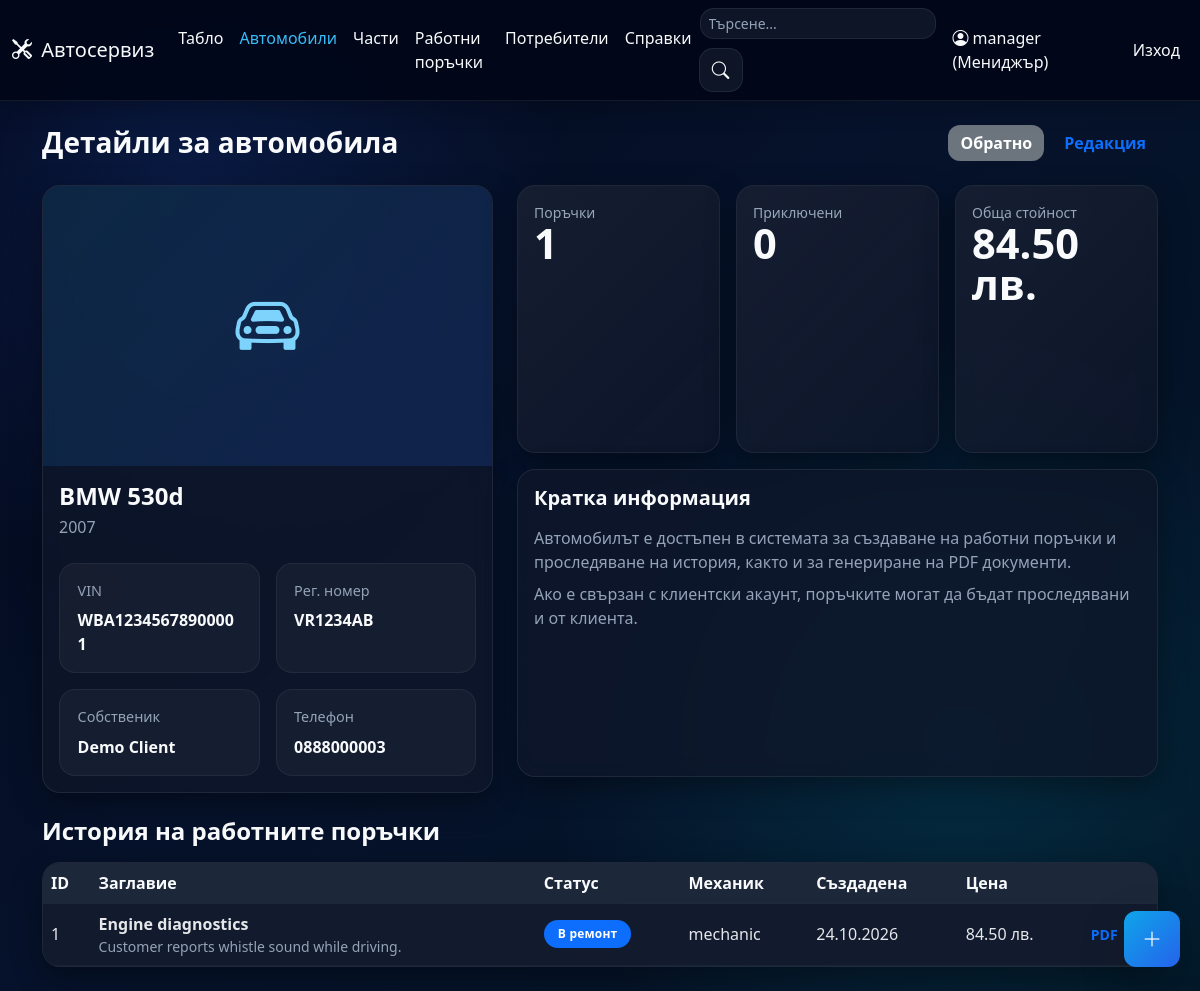
Page /cars/1 (signed in) on the committed database.
### app/models.py (models this page shows, shortened)
class User(UserMixin, db.Model):
    id = db.Column(db.Integer, primary_key=True)
    username = db.Column(db.String(80), unique=True, nullable=False)
    password_hash = db.Column(db.String(255), nullable=False)
    role = db.Column(db.String(20), nullable=False, default='client')
    full_name = db.Column(db.String(120))
    phone = db.Column(db.String(30))
    created_at = db.Column(db.DateTime, default=datetime.now)
    cars = db.relationship('Car', backref='user', lazy=True)

class Car(db.Model):
    id = db.Column(db.Integer, primary_key=True)
    vin = db.Column(db.String(64), unique=True, nullable=False)
    registration_number = db.Column(db.String(32), unique=True)
    make = db.Column(db.String(80), nullable=False)
    model = db.Column(db.String(80), nullable=False)
    year = db.Column(db.Integer)
    owner_name = db.Column(db.String(120), nullable=False)
    owner_phone = db.Column(db.String(30))
    image_filename = db.Column(db.String(255))
    user_id = db.Column(db.Integer, db.ForeignKey('user.id'))
    created_at = db.Column(db.DateTime, default=datetime.now)
    orders = db.relationship('WorkOrder', backref='car', lazy=True, cascade='all, delete-orphan')

class WorkOrder(db.Model):
    id = db.Column(db.Integer, primary_key=True)
    title = db.Column(db.String(150), nullable=False)
    description = db.Column(db.Text, nullable=False)
    status = db.Column(db.String(30), nullable=False, default='open')
    notes = db.Column(db.Text)
    labor_cost = db.Column(db.Float, nullable=False, default=0.0)
    created_at = db.Column(db.DateTime, default=datetime.now)
    updated_at = db.Column(db.DateTime, default=datetime.now, onupdate=datetime.now)
    car_id = db.Column(db.Integer, db.ForeignKey('car.id'), nullable=False)
    client_id = db.Column(db.Integer, db.ForeignKey('user.id'))
    mechanic_id = db.Column(db.Integer, db.ForeignKey('user.id'))
    created_by_id = db.Column(db.Integer, db.ForeignKey('user.id'))
    client = db.relationship('User', foreign_keys=[client_id], backref='client_orders')
    mechanic = db.relationship('User', foreign_keys=[mechanic_id], backref='assigned_orders')
    created_by = db.relationship('User', foreign_keys=[created_by_id], backref='created_orders')
    parts = db.relationship('WorkOrderPart', backref='work_order', lazy=True, cascade='all, delete-orphan')
    @property
    def total_parts_cost(self):
        return round(sum((link.unit_price_snapshot or 0) * link.quantity_used for link in self.parts), 2)
    @property
    def total_cost(self):
        return round((self.labor_cost or 0) + self.total_parts_cost, 2)

class WorkOrderPart(db.Model):
    id = db.Column(db.Integer, primary_key=True)
    work_order_id = db.Column(db.Integer, db.ForeignKey('work_order.id'), nullable=False)
    part_id = db.Column(db.Integer, db.ForeignKey('part.id'), nullable=False)
    quantity_used = db.Column(db.Integer, nullable=False, default=1)
    unit_price_snapshot = db.Column(db.Float, nullable=False, default=0.0)

### app/routes_cars.py (the view)
    @app.route('/cars/<int:car_id>')
    @login_required
    def car_details(car_id):
        car = Car.query.get_or_404(car_id)
        if not car_access_allowed(car):
            flash('Нямате достъп до този автомобил.', 'danger')
            return redirect(url_for('list_cars'))
        return render_template('car_details.html', car=car, orders=car.orders)

### app/route_support.py (called while the page is built)
def register_template_helpers(app):
    @app.context_processor
    def inject_status_helpers():
        return {
            'status_label': status_label,
            'status_badge': status_badge,
            'status_meta': STATUS_META,
            'role_label': role_label,
            'pdf_export_enabled': pdf_export_available(),
        }

def status_label(status: str) -> str:
    return STATUS_META.get(status, {}).get('label', status)

def status_badge(status: str) -> str:
    return STATUS_META.get(status, {}).get('badge', 'text-bg-light')

def role_label(role: str) -> str:
    return ROLE_META.get(role, role)

def load_pdf_dependencies():
    pagesizes = import_module('reportlab.lib.pagesizes')
    utils = import_module('reportlab.lib.utils')
    pdfbase = import_module('reportlab.pdfbase')
    ttfonts = import_module('reportlab.pdfbase.ttfonts')
    pdfgen = import_module('reportlab.pdfgen.canvas')
    return {
        'A4': pagesizes.A4,
        'simple_split': utils.simpleSplit,
        'pdfmetrics': pdfbase.pdfmetrics,
        'ttfont': ttfonts.TTFont,
        'canvas': pdfgen,
    }

def pdf_export_available() -> bool:
    try:
        load_pdf_dependencies()
    except ImportError:
        return False
    return True

def car_access_allowed(car: Car) -> bool:
    if current_user.role in {'manager', 'mechanic'}:
        return True
    if car.user_id == current_user.id:
        return True
    phone = client_phone(current_user)
    return bool(phone and car.owner_phone == phone)

### app/templates/car_details.html
{% extends "base.html" %}
{% block content %}
<div class="d-flex justify-content-between align-items-center mb-4 flex-wrap gap-2">
  <h3 class="mb-0">Детайли за автомобила</h3>
  <div class="d-flex gap-2">
    <a class="btn btn-secondary" href="{{ url_for('list_cars') }}">Обратно</a>
    {% if current_user.role == 'manager' %}<a class="btn btn-outline-primary" href="{{ url_for('edit_car', car_id=car.id) }}">Редакция</a>{% endif %}
  </div>
</div>
<div class="row g-4 mb-4">
  <div class="col-lg-5">
    <div class="card detail-card h-100 overflow-hidden">
      {% if car.image_filename %}
      <img src="{{ url_for('static', filename=car.image_filename) }}" class="detail-image" alt="{{ car.make }} {{ car.model }}">
      {% else %}
      <div class="detail-image-placeholder"><i class="bi bi-car-front"></i></div>
      {% endif %}
      <div class="card-body">
        <h4 class="mb-1">{{ car.make }} {{ car.model }}</h4>
        <p class="text-muted mb-4">{% if car.year %}{{ car.year }}{% else %}Година не е посочена{% endif %}</p>
        <div class="detail-meta-grid">
          <div class="detail-meta-box">
            <span class="detail-meta-label">VIN</span>
            <strong>{{ car.vin }}</strong>
          </div>
          <div class="detail-meta-box">
            <span class="detail-meta-label">Рег. номер</span>
            <strong>{{ car.registration_number or '-' }}</strong>
          </div>
          <div class="detail-meta-box">
            <span class="detail-meta-label">Собственик</span>
            <strong>{{ car.owner_name }}</strong>
          </div>
          <div class="detail-meta-box">
            <span class="detail-meta-label">Телефон</span>
            <strong>{{ car.owner_phone or '-' }}</strong>
          </div>
        </div>
      </div>
    </div>
  </div>
  <div class="col-lg-7">
    <div class="row g-3 h-100">
      <div class="col-md-4">
        <div class="card stat-card h-100">
          <div class="card-body">
            <div class="small text-muted">Поръчки</div>
            <div class="stat-number">{{ orders|length }}</div>
          </div>
        </div>
      </div>
      <div class="col-md-4">
        <div class="card stat-card h-100 status-completed-card">
          <div class="card-body">
            <div class="small text-muted">Приключени</div>
            <div class="stat-number">{{ orders|selectattr('status', 'equalto', 'completed')|list|length }}</div>
          </div>
        </div>
      </div>
      <div class="col-md-4">
        <div class="card stat-card h-100">
          <div class="card-body">
            <div class="small text-muted">Обща стойност</div>
            <div class="stat-number">{{ '%.2f'|format(orders|sum(attribute='total_cost')) }} лв.</div>
          </div>
        </div>
      </div>
      <div class="col-12">
        <div class="card h-100">
          <div class="card-body">
            <h5 class="mb-3">Кратка информация</h5>
            <p class="text-muted mb-2">Автомобилът е достъпен в системата за създаване на работни поръчки и проследяване на история{% if pdf_export_enabled %}, както и за генериране на PDF документи{% endif %}.</p>
            <p class="text-muted mb-0">Ако е свързан с клиентски акаунт, поръчките могат да бъдат проследявани и от клиента.</p>
          </div>
        </div>
      </div>
    </div>
  </div>
</div>
<h4 class="mb-3">История на работните поръчки</h4>
<div class="card">
  <div class="card-body p-0">
    <div class="table-responsive">
      <table class="table table-hover table-striped mb-0">
        <thead class="table-dark">
          <tr>
            <th>ID</th>
            <th>Заглавие</th>
            <th>Статус</th>
            <th>Механик</th>
            <th>Създадена</th>
            <th>Цена</th>
            <th></th>
          </tr>
        </thead>
        <tbody>
          {% for o in orders %}
          <tr>
            <td>{{ o.id }}</td>
            <td>
              <div class="fw-semibold">{{ o.title }}</div>
              <div class="small text-muted">{{ o.description }}</div>
            </td>
            <td><span class="badge {{ status_badge(o.status) }} status-pill">{{ status_label(o.status) }}</span></td>
            <td>{{ o.mechanic.username if o.mechanic else '-' }}</td>
            <td>{{ o.created_at.strftime('%d.%m.%Y') }}</td>
            <td>{{ '%.2f'|format(o.total_cost) }} лв.</td>
            <td>{% if pdf_export_enabled %}<a class="btn btn-sm btn-outline-primary" href="{{ url_for('work_order_pdf', order_id=o.id) }}">PDF</a>{% endif %}</td>
          </tr>
          {% else %}
          <tr><td colspan="7" class="text-center text-muted">Няма работни поръчки за този автомобил.</td></tr>
          {% endfor %}
        </tbody>
      </table>
    </div>
  </div>
</div>
{% endblock %}

### app/templates/base.html (shortened to what this page needs)
<!doctype html>
<html lang="bg">
<head>
  <link href="https://cdn.jsdelivr.net/npm/bootstrap@5.3.3/dist/css/bootstrap.min.css" rel="stylesheet">
  <link rel="stylesheet" href="https://cdn.jsdelivr.net/npm/bootstrap-icons@1.11.3/font/bootstrap-icons.min.css">
  <link rel="stylesheet" href="{{ url_for('static', filename='css/styles.css') }}">
</head>
<body>
<nav class="navbar navbar-expand-lg sticky-top">
  <div class="container-fluid">
    <a class="navbar-brand" href="{{ url_for('landing') if not current_user.is_authenticated else url_for('dashboard') }}">
      <i class="bi bi-tools me-1"></i> Автосервиз
    </a>
    <div class="collapse navbar-collapse" id="navMenu">
      {% if current_user.is_authenticated %}
      <ul class="navbar-nav me-auto mb-2 mb-lg-0">
        <li class="nav-item"><a class="nav-link {% if request.path.startswith('/dashboard') %}active{% endif %}" href="{{ url_for('dashboard') }}">Табло</a></li>
        <li class="nav-item"><a class="nav-link {% if request.path.startswith('/cars') %}active{% endif %}" href="{{ url_for('list_cars') }}">Автомобили</a></li>
        <li class="nav-item"><a class="nav-link {% if request.path.startswith('/parts') %}active{% endif %}" href="{{ url_for('list_parts') }}">Части</a></li>
        <li class="nav-item"><a class="nav-link {% if request.path.startswith('/work-orders') %}active{% endif %}" href="{{ url_for('list_work_orders') }}">Работни поръчки</a></li>
        {% if current_user.role == 'manager' %}
        <li class="nav-item"><a class="nav-link {% if request.path.startswith('/users') %}active{% endif %}" href="{{ url_for('manage_users') }}">Потребители</a></li>
        <li class="nav-item"><a class="nav-link {% if request.path.startswith('/reports') %}active{% endif %}" href="{{ url_for('reports') }}">Справки</a></li>
        {% endif %}
      </ul>
      {% endif %}
      <ul class="navbar-nav ms-auto align-items-center gap-2">
        {% if current_user.is_authenticated %}
        <li class="nav-item me-2 d-none d-md-block">
          <div class="input-group search-box">
            <input id="globalSearch" class="form-control form-control-sm" type="search" placeholder="Търсене...">
            <span class="input-group-text bg-white"><i class="bi bi-search"></i></span>
          </div>
        </li>
        <li class="nav-item"><span class="navbar-text"><i class="bi bi-person-circle"></i> {{ current_user.username }} ({{ role_label(current_user.role) }})</span></li>
        <li class="nav-item"><a class="nav-link text-danger" href="{{ url_for('logout') }}">Изход</a></li>
        {% else %}
        <li class="nav-item"><a class="nav-link" href="{{ url_for('login') }}">Вход</a></li>
        {% endif %}
      </ul>
    </div>
  </div>
</nav>
<div class="container py-4">
  {% block content %}{% endblock %}
</div>
{% if current_user.is_authenticated and current_user.role in ['manager', 'client'] %}
<button id="fabAdd" class="btn btn-primary btn-lg shadow-lg rounded-circle position-fixed d-flex align-items-center justify-content-center" style="right:20px;bottom:24px;width:56px;height:56px;z-index:1050;" data-bs-toggle="modal" data-bs-target="#fabModal" aria-label="Създай">
  <i class="bi bi-plus-lg" style="font-size:1.25rem"></i>
</button>
{% endif %}
</body>
</html>

### rows in the picture
User: username "manager", role "Мениджър"
Car: make "BMW", model "530d", year "2007", vin "WBA12345678900001", registration_number "VR1234AB", owner_name "Demo Client", owner_phone "0888000003"
WorkOrder: id "1", title "Engine diagnostics", description "Customer reports whistle sound while driving.", status "В ремонт", mechanic "mechanic", created_at "24.10.2026", total_cost "84.50"

### other values in the picture
{{ orders|length }} "1"
{{ orders|selectattr('status', 'equalto', 'completed')|list|length }} "0"
{{ '%.2f'|format(orders|sum(attribute='total_cost')) }} "84.50"
